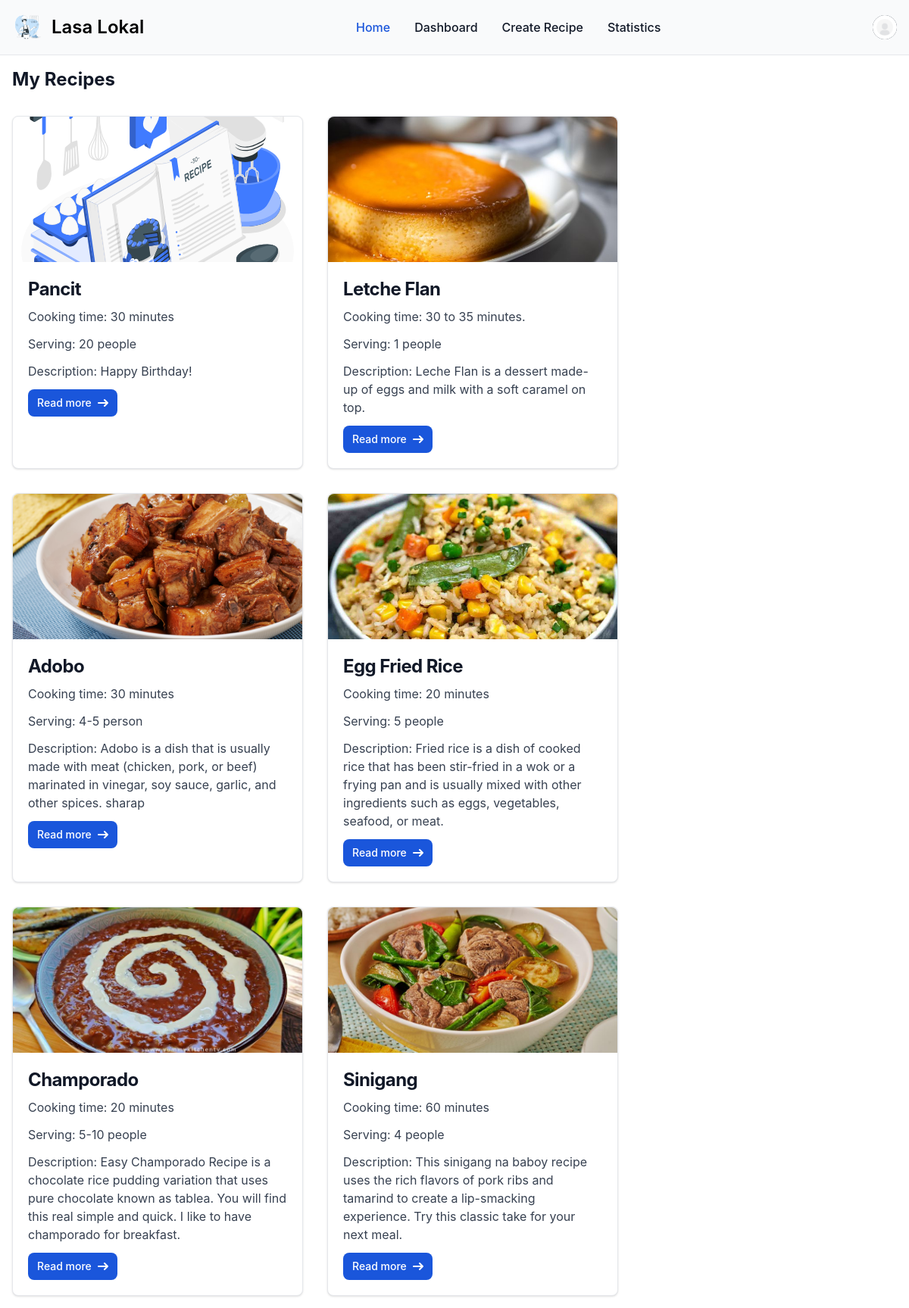
Before: /recipe/me/ (signed in) with the older database file.
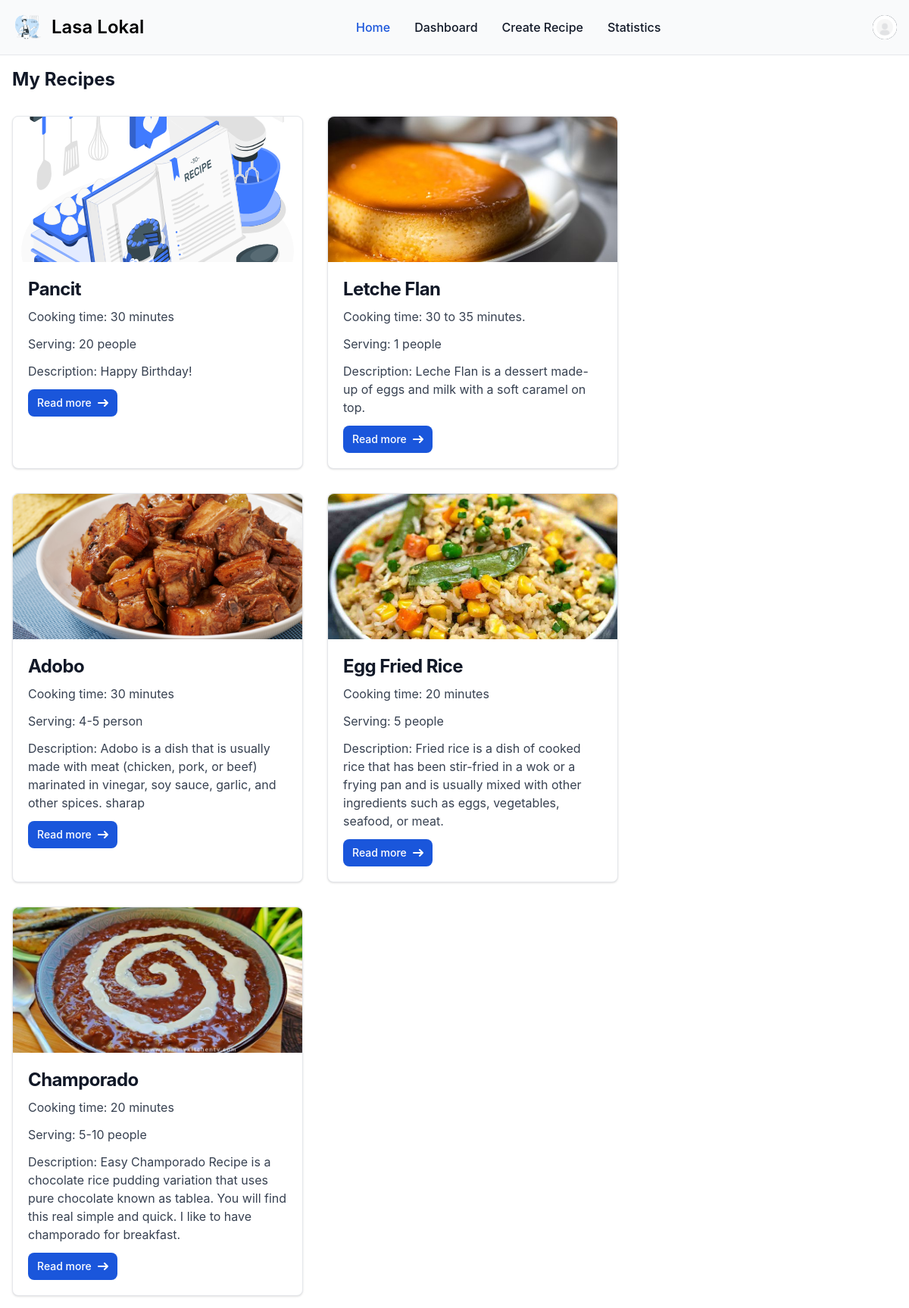
After: the same page with the newer database file.
### recipe/models.py (models this page shows, shortened)
class Recipe(models.Model):
    category = models.ForeignKey(Category, on_delete=models.CASCADE, related_name="category")
    created_by = models.ForeignKey(User, on_delete=models.CASCADE, related_name="created_by")
    name = models.CharField(max_length=100)
    image = models.ImageField(upload_to='recipe_images', default='default_recipe_image.svg', blank=True, null=True)
    description = models.TextField()
    cook_time = models.CharField(max_length=100)
    serving = models.CharField(max_length=100)
    created_at = models.DateTimeField(auto_now_add=True)
    updated_at = models.DateTimeField(auto_now_add=True)

### recipe/views.py (the view)
# urls.py: path('me/', views.view_user_recipes, name='view_user_recipes'),
@login_required
def view_user_recipes(request):
    recipes = Recipe.objects.filter(created_by=request.user)
    return render(request, 'recipe/view_user_recipes.html', {
        'recipe': 'My Recipes',
        'recipes': recipes,
    })

### recipe/templates/recipe/view_user_recipes.html (shortened to what this page needs)
{% extends 'main/base.html' %}
{% load static %}
{% block content %}
<div class="max-w-screen-xl mx-auto">
    {% if recipes %}
    <h5 class="text-2xl font-bold text-gray-900 dark:text-white my-4 px-4">My Recipes</h5>
    <div class="flex flex-wrap">
        {% for recipe in recipes %}
            <div class="w-full max-w-sm m-4 bg-white border border-gray-200 rounded-lg shadow dark:bg-gray-800 dark:border-gray-700">
                <a href="{% url 'recipe:view_recipe_detail' recipe_primary_key=recipe.id %}">
                    <img class="w-full h-48 object-cover rounded-t-lg" src="{{ recipe.image.url }}" alt="" />
                </a>
                <div class="p-5">
                    <a href="#">
                        <h5 class="mb-2 text-2xl font-bold tracking-tight text-gray-900 dark:text-white">{{ recipe.name }}</h5>
                    </a>
                    <p class="mb-3 font-normal text-gray-700 dark:text-gray-400">Cooking time: {{ recipe.cook_time }}</p>
                    <p class="mb-3 font-normal text-gray-700 dark:text-gray-400">Serving: {{ recipe.serving }}</p>
                    <p class="mb-3 font-normal text-gray-700 dark:text-gray-400">Description: {{ recipe.description }}</p>
                    <a href="{% url 'recipe:view_recipe_detail' recipe_primary_key=recipe.id %}" class="inline-flex items-center px-3 py-2 text-sm font-medium text-center text-white bg-blue-700 rounded-lg hover:bg-blue-800 focus:ring-4 focus:outline-none focus:ring-blue-300 dark:bg-blue-600 dark:hover:bg-blue-700 dark:focus:ring-blue-800">
                        Read more
                        <svg class="rtl:rotate-180 w-3.5 h-3.5 ms-2" aria-hidden="true" xmlns="http://www.w3.org/2000/svg" fill="none" viewBox="0 0 14 10">
                            <path stroke="currentColor" stroke-linecap="round" stroke-linejoin="round" stroke-width="2" d="M1 5h12m0 0L9 1m4 4L9 9"/>
                        </svg>
                    </a>
                </div>
            </div>
        {% endfor %}
        {% endif %}
    </div>
</div>
{% endblock %}

Changed rows visible on the page:
removed Recipe: image (picture), name "Sinigang", cook_time "60 minutes", serving "4 people", description "This sinigang na baboy recipe uses the rich flavors of pork ribs and tamarind to create a lip-smacking experience. Try this classic take for your next meal."
